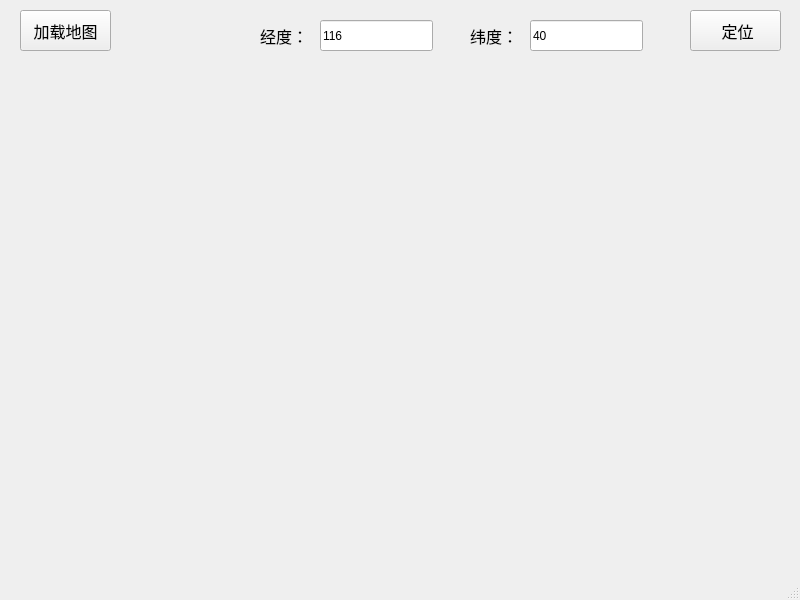
<?xml version="1.0" encoding="UTF-8"?>
<ui version="4.0">
 <class>MainWindow</class>
 <widget class="QMainWindow" name="MainWindow">
  <property name="geometry">
   <rect>
    <x>0</x>
    <y>0</y>
    <width>800</width>
    <height>600</height>
   </rect>
  </property>
  <property name="windowTitle">
   <string>MainWindow</string>
  </property>
  <widget class="QWidget" name="centralwidget">
   <widget class="QPushButton" name="pushBtn_load">
    <property name="geometry">
     <rect>
      <x>20</x>
      <y>10</y>
      <width>91</width>
      <height>41</height>
     </rect>
    </property>
    <property name="font">
     <font>
      <pointsize>12</pointsize>
      <bold>false</bold>
     </font>
    </property>
    <property name="text">
     <string>加载地图</string>
    </property>
   </widget>
   <widget class="QPushButton" name="pushBtn_locate">
    <property name="geometry">
     <rect>
      <x>690</x>
      <y>10</y>
      <width>91</width>
      <height>41</height>
     </rect>
    </property>
    <property name="font">
     <font>
      <pointsize>12</pointsize>
      <bold>false</bold>
     </font>
    </property>
    <property name="text">
     <string> 定位</string>
    </property>
   </widget>
   <widget class="QLabel" name="label_longitude">
    <property name="geometry">
     <rect>
      <x>260</x>
      <y>20</y>
      <width>61</width>
      <height>31</height>
     </rect>
    </property>
    <property name="font">
     <font>
      <pointsize>12</pointsize>
     </font>
    </property>
    <property name="text">
     <string>经度：</string>
    </property>
   </widget>
   <widget class="QLabel" name="label_latitude">
    <property name="geometry">
     <rect>
      <x>470</x>
      <y>20</y>
      <width>61</width>
      <height>31</height>
     </rect>
    </property>
    <property name="font">
     <font>
      <pointsize>12</pointsize>
     </font>
    </property>
    <property name="text">
     <string>纬度：</string>
    </property>
   </widget>
   <widget class="QLineEdit" name="lineEdit_latitude">
    <property name="geometry">
     <rect>
      <x>530</x>
      <y>20</y>
      <width>113</width>
      <height>31</height>
     </rect>
    </property>
    <property name="text">
     <string>40</string>
    </property>
   </widget>
   <widget class="QLineEdit" name="lineEdit_longitude">
    <property name="geometry">
     <rect>
      <x>320</x>
      <y>20</y>
      <width>113</width>
      <height>31</height>
     </rect>
    </property>
    <property name="text">
     <string>116</string>
    </property>
   </widget>
  </widget>
  <widget class="QMenuBar" name="menubar">
   <property name="geometry">
    <rect>
     <x>0</x>
     <y>0</y>
     <width>800</width>
     <height>22</height>
    </rect>
   </property>
  </widget>
  <widget class="QStatusBar" name="statusbar"/>
 </widget>
 <resources/>
 <connections/>
</ui>
